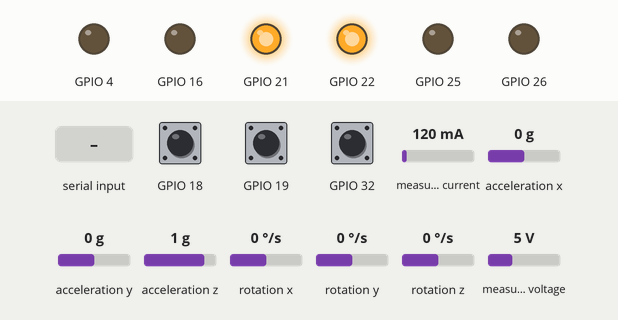
A program run on a simulated ESP32. Shown: output pins drawn as LEDs (lit = HIGH). Wiring (inferred from the names in the program): INA219 current sensor at I2C address 0x40; MPU-6050 motion sensor at I2C address 0x68. The inputs (shaded band) are chosen by the test bench; at power-on: GPIO 18 HIGH, GPIO 19 HIGH, GPIO 32 HIGH, measured current 120 mA, acceleration x 0 g, acceleration y 0 g, acceleration z 1 g, rotation x 0 °/s, rotation y 0 °/s, rotation z 0 °/s, measured voltage 5 V. What the program prints to the serial monitor is not drawn.

Above: at 1.2 s.
1.3 s: "30 150 10\n" received over Serial
At 2.6 s:
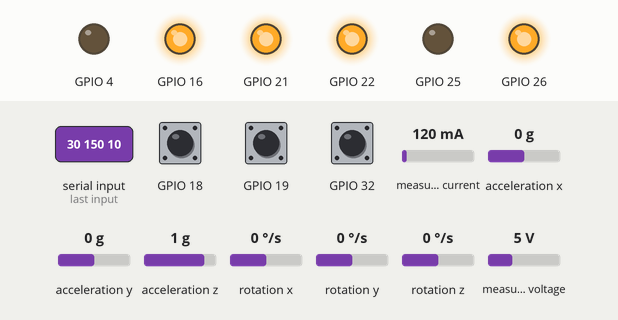
4.3 s: GPIO 18 pulled LOW for 1 s
At 6.4 s:
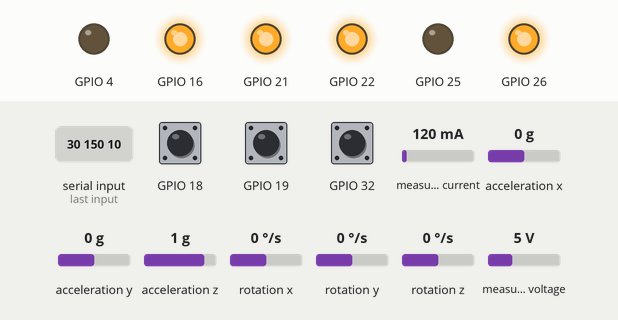
6.9 s: "CONFIG 90\n" received over Serial
At 7.4 s:
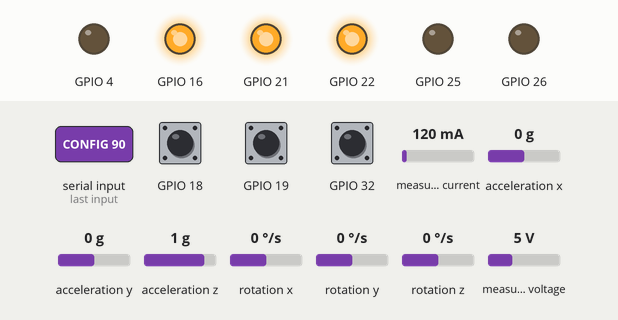
Timing chart, 0 to 9.9 s (numbered marks = the images above; inputs shaded):
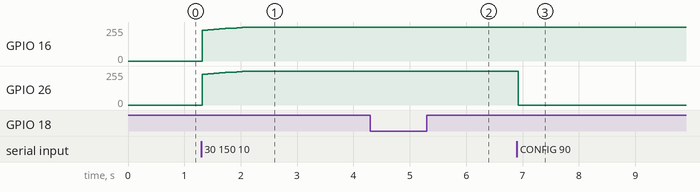

The program:

main.cpp
```cpp
#include "hal/Motor.h"
#include "hal/Encoder.h"
#include "hal/MPU6050.h"
#include "hal/INA226.h"
#include "hal/I2CBusRecovery.h"
#include "control/MotorController.h"
#include "control/PID.h"
#include "comms/ICommandSource.h"
#include "comms/ITelemetryPublisher.h"
#include "comms/SerialCommandSource.h"
#include "comms/SerialTelemetryPublisher.h"
#include "Config.h"

// LEFT MOTOR
#define L_RPWM 25
#define L_LPWM 26
#define ENC_L_A 32
#define ENC_L_B 33

// RIGHT MOTOR
#define R_RPWM 4
#define R_LPWM 16
#define ENC_R_A 18
#define ENC_R_B 19

// I2C bus (shared by MPU6050 and INA226)
#define I2C_SDA 21
#define I2C_SCL 22

Motor leftMotor(L_RPWM, L_LPWM, 0, 1);
Motor rightMotor(R_RPWM, R_LPWM, 2, 3);

Encoder leftEncoder(ENC_L_A, ENC_L_B);
Encoder rightEncoder(ENC_R_A, ENC_R_B);

void IRAM_ATTR isrLeft() {
  leftEncoder.handleA();
}

void IRAM_ATTR isrRight() {
  rightEncoder.handleA();
}

// Gains scaled for ticks/sec-magnitude error (target/current speed are
// in ticks/sec, output must land in [-1, 1] for Motor::setSpeed).
// Pure-P (kp=0.0007) was confirmed stable but settled ~55-60% under the
// commanded speed (steady-state error with no I term). Adding a small
// ki - 5x smaller than the 0.0005 that previously caused oscillation -
// to close that gap. kd stays at 0: D on quantized encoder feedback was
// the main cause of the earlier instability.
PID leftPid(0.0007, 0.0001, 0.0);
PID rightPid(0.0007, 0.0001, 0.0);

MotorController leftController(leftMotor, leftEncoder, leftPid);
MotorController rightController(rightMotor, rightEncoder, rightPid);

MPU6050 imu;
INA226 currentSensor;

SerialCommandSource concreteCommandSource;
SerialTelemetryPublisher concreteTelemetryPublisher;

ICommandSource& commandSource = concreteCommandSource;
ITelemetryPublisher& telemetryPublisher = concreteTelemetryPublisher;

void setup() {
  Serial.begin(115200);

  leftMotor.begin();
  rightMotor.begin();

  leftEncoder.begin(isrLeft);
  rightEncoder.begin(isrRight);

  recoverI2CBus(I2C_SDA, I2C_SCL);
  Wire.begin();

  if (!imu.begin()) {
    Serial.println("IMU init failed");
  }

  if (!currentSensor.begin(SHUNT_RESISTOR_OHMS, MAX_EXPECTED_CURRENT_A)) {
    Serial.println("Current sensor init failed");
  }

  commandSource.begin();
  telemetryPublisher.begin();
}

void loop() {

  commandSource.poll();

  // ==========================
  // CLOSED LOOP VELOCITY CONTROL
  // Command is normalized [-1, 1]; scaled to a target speed in
  // ticks/sec and tracked via PID using encoder feedback. Rate-limited
  // to a fixed interval so dt stays consistent - calling this every raw
  // loop() iteration (dt of a few ms) makes the PID's derivative term
  // amplify encoder noise into large, unstable output swings.
  // ==========================

  const unsigned long CONTROL_INTERVAL_MS = 100;
  static unsigned long lastUpdate = 0;
  unsigned long now = millis();

  if (now - lastUpdate >= CONTROL_INTERVAL_MS) {
    float dt = (now - lastUpdate) / 1000.0f;
    lastUpdate = now;

    float leftCommand = commandSource.getLeftCommand();
    float rightCommand = commandSource.getRightCommand();

    // A zero command means stop, not "target speed 0 ticks/sec" - the
    // latter would let any leftover PID integral keep weakly driving
    // the motor until it naturally unwinds. Reset and cut power instead.
    if (leftCommand == 0.0f) {
      leftController.stop();
    } else {
      leftController.update(leftCommand * MAX_WHEEL_SPEED_TICKS_PER_SEC, dt);
    }

    if (rightCommand == 0.0f) {
      rightController.stop();
    } else {
      rightController.update(rightCommand * MAX_WHEEL_SPEED_TICKS_PER_SEC, dt);
    }
  }

  // ==========================
  // SENSORS
  // ==========================

  imu.update();
  currentSensor.update();

  // ==========================
  // TELEMETRY
  // ==========================

  telemetryPublisher.publish(
    leftEncoder.getTicks(), rightEncoder.getTicks(),
    commandSource.getLeftCommand(), commandSource.getRightCommand(),
    imu, currentSensor);
}
```

ICommandSource.h
```cpp
#pragma once

// Abstraction for where wheel commands come from. main.cpp depends on
// this rather than a concrete transport (Serial, micro-ROS), so the
// transport can be swapped via build configuration without changing
// the control loop.
class ICommandSource {
public:
  virtual ~ICommandSource() = default;

  // Perform one-time setup for the transport.
  virtual void begin() = 0;

  // Process any pending input. Must be called once per loop iteration.
  virtual void poll() = 0;

  virtual float getLeftCommand() const = 0;
  virtual float getRightCommand() const = 0;
};
```

ITelemetryPublisher.h
```cpp
#pragma once
#include "../hal/IImuSensor.h"
#include "../hal/ICurrentSensor.h"

// Abstraction for where telemetry goes. main.cpp depends on this rather
// than a concrete transport (Serial, micro-ROS), so the transport can
// be swapped via build configuration without changing the control loop.
class ITelemetryPublisher {
public:
  virtual ~ITelemetryPublisher() = default;

  // Perform one-time setup for the transport.
  virtual void begin() = 0;

  // Send the latest telemetry snapshot.
  virtual void publish(long leftTicks, long rightTicks,
                        float cmdL, float cmdR,
                        IImuSensor& imu, ICurrentSensor& currentSensor) = 0;
};
```

SerialCommandSource.cpp
```cpp
#include "SerialCommandSource.h"

void SerialCommandSource::begin() {
  Serial.println("READY");
  Serial.println("Format: leftSpeed rightSpeed");
  Serial.println("Example: 100 100");
}

void SerialCommandSource::poll() {
  while (Serial.available()) {

    char c = Serial.read();

    if (c == '\n') {

      input.trim();

      int space = input.indexOf(' ');

      if (space > 0) {
        cmdL = input.substring(0, space).toFloat();
        cmdR = input.substring(space + 1).toFloat();

        cmdL = constrain(cmdL, -1.0, 1.0);
        cmdR = constrain(cmdR, -1.0, 1.0);

        Serial.print("CMD L=");
        Serial.print(cmdL);
        Serial.print(" R=");
        Serial.println(cmdR);
      }

      input = "";
    }
    else {
      input += c;
    }
  }
}

float SerialCommandSource::getLeftCommand() const { return cmdL; }
float SerialCommandSource::getRightCommand() const { return cmdR; }
```

SerialCommandSource.h
```cpp
#pragma once
#include <Arduino.h>
#include "ICommandSource.h"

// Parses "leftSpeed rightSpeed" lines from Serial, e.g. "100 100".
class SerialCommandSource : public ICommandSource {
public:
  void begin() override;
  void poll() override;

  float getLeftCommand() const override;
  float getRightCommand() const override;

private:
  String input = "";
  float cmdL = 0.0f;
  float cmdR = 0.0f;
};
```

SerialTelemetryPublisher.cpp
```cpp
#include "SerialTelemetryPublisher.h"

SerialTelemetryPublisher::SerialTelemetryPublisher(unsigned long intervalMs)
  : intervalMs(intervalMs) {}

void SerialTelemetryPublisher::begin() {}

void SerialTelemetryPublisher::publish(long leftTicks, long rightTicks,
                                        float cmdL, float cmdR,
                                        IImuSensor& imu, ICurrentSensor& currentSensor) {
  if (millis() - lastPublish < intervalMs) return;
  lastPublish = millis();

  Serial.print("L ticks: ");
  Serial.print(leftTicks);

  Serial.print(" | R ticks: ");
  Serial.print(rightTicks);

  Serial.print(" | CmdL: ");
  Serial.print(cmdL);

  Serial.print(" | CmdR: ");
  Serial.print(cmdR);

  Serial.print(" | Accel: ");
  Serial.print(imu.getAccelX());
  Serial.print(",");
  Serial.print(imu.getAccelY());
  Serial.print(",");
  Serial.print(imu.getAccelZ());

  Serial.print(" | Gyro: ");
  Serial.print(imu.getGyroX());
  Serial.print(",");
  Serial.print(imu.getGyroY());
  Serial.print(",");
  Serial.print(imu.getGyroZ());

  Serial.print(" | Bus V: ");
  Serial.print(currentSensor.getBusVoltage());

  Serial.print(" | Current: ");
  Serial.println(currentSensor.getCurrent());
}
```

SerialTelemetryPublisher.h
```cpp
#pragma once
#include <Arduino.h>
#include "ITelemetryPublisher.h"

// Prints a debug line over Serial, throttled to one line per interval.
class SerialTelemetryPublisher : public ITelemetryPublisher {
public:
  explicit SerialTelemetryPublisher(unsigned long intervalMs = 500);

  void begin() override;
  void publish(long leftTicks, long rightTicks,
                float cmdL, float cmdR,
                IImuSensor& imu, ICurrentSensor& currentSensor) override;

private:
  unsigned long intervalMs;
  unsigned long lastPublish = 0;
};
```

IController.h
```cpp
#pragma once

// Abstraction for a single-loop feedback controller. MotorController
// depends on this rather than a concrete algorithm (e.g. PID), so the
// control law can be swapped without changes to the consumer.
class IController {
public:
  virtual ~IController() = default;

  // Compute the control output for one step given target/current
  // values and the elapsed time since the previous call.
  virtual float compute(float target, float current, float dt) = 0;

  // Clear any accumulated state (e.g. integral term), so a stopped
  // controller doesn't keep outputting leftover correction from a
  // previous nonzero target.
  virtual void reset() = 0;
};
```

MotorController.cpp
```cpp
#include "MotorController.h"

MotorController::MotorController(IMotor& m, IEncoder& e, IController& c)
  : motor(m), encoder(e), controller(c) {}

float MotorController::getSpeed(float dt) {
  long ticks = encoder.getTicks();
  long delta = ticks - prevTicks;
  prevTicks = ticks;

  // Speed estimate from encoder ticks over elapsed time
  return delta / dt;
}

void MotorController::update(float targetSpeed, float dt) {
  float currentSpeed = getSpeed(dt);
  float output = controller.compute(targetSpeed, currentSpeed, dt);

  // Use PID output to drive the motor toward the requested speed
  motor.setSpeed(output);
}

void MotorController::setOpenLoop(float speed) {
  // Bypass PID and drive the motor directly
  motor.setSpeed(speed);
}

void MotorController::stop() {
  controller.reset();
  motor.setSpeed(0.0f);
}
```

MotorController.h
```cpp
#ifndef MOTOR_CONTROLLER_H
#define MOTOR_CONTROLLER_H

#include "../hal/IMotor.h"
#include "../hal/IEncoder.h"
#include "IController.h"

// MotorController performs closed-loop speed control for a given motor and
// encoder pair. It can also be used in open-loop mode when direct PWM control
// is desired. It depends only on abstractions (IMotor/IEncoder/IController)
// so the actuator, feedback sensor and control algorithm can each be swapped
// independently.
class MotorController {
  IMotor& motor;
  IEncoder& encoder;
  IController& controller;

  long prevTicks = 0;

public:
  MotorController(IMotor& m, IEncoder& e, IController& c);

  // Calculate wheel speed from encoder ticks and elapsed time.
  float getSpeed(float dt);

  // Update motor power using PID controller to reach target speed.
  void update(float targetSpeed, float dt);

  // Set raw motor power without feedback control.
  void setOpenLoop(float speed);

  // Clear controller state (e.g. PID integral) and stop the motor
  // immediately, instead of letting leftover correction unwind.
  void stop();
};

#endif
```

PID.cpp
```cpp
#include "PID.h"

PID::PID(float p, float i, float d)
  : kp(p), ki(i), kd(d) {}

float PID::compute(float target, float current, float dt) {
  float error = target - current;
  float derivative = (error - prevError) / dt;
  prevError = error;

  float output = kp * error + ki * integral + kd * derivative;

  // Clamp to the motor's valid range and stop integrating once saturated,
  // so the integral term can't wind up while the output is already maxed.
  if (output > 1.0f) {
    output = 1.0f;
  } else if (output < -1.0f) {
    output = -1.0f;
  } else {
    integral += error * dt;
  }

  return output;
}

void PID::reset() {
  integral = 0;
  prevError = 0;
}
```

PID.h
```cpp
#ifndef PID_H
#define PID_H

#include "IController.h"

class PID : public IController {
  float kp, ki, kd;
  float prevError = 0;
  float integral = 0;

public:
  PID(float p, float i, float d);
  float compute(float target, float current, float dt) override;
  void reset() override;
};

#endif
```

Config.h
```cpp
#pragma once

// Hardware values that must be adjusted for your specific robot before
// flashing. Nothing in this file should require changes to any other
// source file.
//
// WiFi/agent credentials are NOT here - they are entered at runtime
// over Serial and stored in flash (see RuntimeConfig.h), so they never
// end up in source code or git history.

// --- INA226 current sensor ---
// Match the shunt resistor actually fitted on your current sensor board.
#define SHUNT_RESISTOR_OHMS 0.1f
#define MAX_EXPECTED_CURRENT_A 3.0f

// --- Closed-loop velocity control ---
// Measured open-loop speed at full command was ~1050-1300 ticks/sec
// (see python_testcases/rotate_test.py results). A command of 1.0 maps
// to this many ticks/sec as the PID target speed.
#define MAX_WHEEL_SPEED_TICKS_PER_SEC 1300.0f
```

RuntimeConfig.cpp
```cpp
#include "RuntimeConfig.h"

namespace {
  constexpr const char* NVS_NAMESPACE = "netcfg";
}

bool RuntimeConfig::load() {
  Preferences prefs;
  prefs.begin(NVS_NAMESPACE, true);

  ssid = prefs.getString("ssid", "");
  password = prefs.getString("pass", "");
  agentIp = prefs.getString("ip", "");
  agentPort = prefs.getUShort("port", 0);

  prefs.end();

  return ssid.length() > 0 && agentIp.length() > 0 && agentPort != 0;
}

void RuntimeConfig::save() {
  Preferences prefs;
  prefs.begin(NVS_NAMESPACE, false);

  prefs.putString("ssid", ssid);
  prefs.putString("pass", password);
  prefs.putString("ip", agentIp);
  prefs.putUShort("port", agentPort);

  prefs.end();
}

bool RuntimeConfig::parseAndSave(const String& line) {
  int firstSpace = line.indexOf(' ');
  if (firstSpace < 0) return false;

  int secondSpace = line.indexOf(' ', firstSpace + 1);
  if (secondSpace < 0) return false;

  int thirdSpace = line.indexOf(' ', secondSpace + 1);
  if (thirdSpace < 0) return false;

  String newSsid = line.substring(0, firstSpace);
  String newPassword = line.substring(firstSpace + 1, secondSpace);
  String newAgentIp = line.substring(secondSpace + 1, thirdSpace);
  uint16_t newAgentPort = (uint16_t)line.substring(thirdSpace + 1).toInt();

  if (newSsid.length() == 0 || newAgentIp.length() == 0 || newAgentPort == 0) return false;

  ssid = newSsid;
  password = newPassword;
  agentIp = newAgentIp;
  agentPort = newAgentPort;

  save();
  return true;
}

void RuntimeConfig::promptAndWaitForSerialConfig() {
  Serial.println("No saved WiFi/agent config found.");
  Serial.println("Enter: CONFIG <ssid> <password> <agentIp> <agentPort>");

  while (true) {
    while (Serial.available()) {
      char c = Serial.read();

      if (c == '\n') {
        inputLine.trim();

        if (inputLine.startsWith("CONFIG ")) {
          if (parseAndSave(inputLine.substring(7))) {
            Serial.println("Saved. Restarting...");
            delay(200);
            ESP.restart();
          } else {
            Serial.println("Invalid format. Enter: CONFIG <ssid> <password> <agentIp> <agentPort>");
          }
        }

        inputLine = "";
      } else {
        inputLine += c;
      }
    }
  }
}

void RuntimeConfig::poll() {
  while (Serial.available()) {
    char c = Serial.read();

    if (c == '\n') {
      inputLine.trim();

      if (inputLine.startsWith("CONFIG ")) {
        if (parseAndSave(inputLine.substring(7))) {
          Serial.println("Saved. Restarting...");
          delay(200);
          ESP.restart();
        } else {
          Serial.println("Invalid format. Enter: CONFIG <ssid> <password> <agentIp> <agentPort>");
        }
      }

      inputLine = "";
    } else {
      inputLine += c;
    }
  }
}

const char* RuntimeConfig::getSsid() const { return ssid.c_str(); }
const char* RuntimeConfig::getPassword() const { return password.c_str(); }
const char* RuntimeConfig::getAgentIp() const { return agentIp.c_str(); }
uint16_t RuntimeConfig::getAgentPort() const { return agentPort; }
```

RuntimeConfig.h
```cpp
#pragma once
#include <Arduino.h>
#include <Preferences.h>

// Persists WiFi/agent credentials in NVS flash instead of source code,
// so secrets never end up in git history. Provisioned once over Serial
// with "CONFIG <ssid> <password> <agentIp> <agentPort>"; the device
// restarts to apply and reads the saved values on every later boot.
class RuntimeConfig {
public:
  // Load previously saved values. Returns false if none are saved yet.
  bool load();

  // Block on Serial until a valid CONFIG line is received, then save
  // and restart the device. Does not return.
  void promptAndWaitForSerialConfig();

  // Call once per loop iteration to allow re-provisioning at any time
  // by sending "CONFIG <ssid> <password> <agentIp> <agentPort>".
  void poll();

  const char* getSsid() const;
  const char* getPassword() const;
  const char* getAgentIp() const;
  uint16_t getAgentPort() const;

private:
  String ssid;
  String password;
  String agentIp;
  uint16_t agentPort = 0;
  String inputLine;

  void save();
  bool parseAndSave(const String& line);
};
```

Encoder.cpp
```cpp
#include "Encoder.h"

Encoder::Encoder(int a, int b) : pinA(a), pinB(b) {}

void Encoder::begin(void (*isr)()) {
  pinMode(pinA, INPUT_PULLUP);
  pinMode(pinB, INPUT_PULLUP);
  attachInterrupt(digitalPinToInterrupt(pinA), isr, CHANGE);
}

void Encoder::handleA() {
  // Quadrature decoding using the relationship between pin A and pin B.
  // If both inputs match, the encoder is moving in one direction; otherwise,
  // it is moving in the opposite direction.
  if (digitalRead(pinA) == digitalRead(pinB))
    ticks++;
  else
    ticks--;
}

long Encoder::getTicks() {
  // Safely read the tick count without interruption while copying.
  noInterrupts();
  long t = ticks;
  interrupts();
  return t;
}
```

Encoder.h
```cpp
#ifndef ENCODER_H
#define ENCODER_H

#include <Arduino.h>
#include "IEncoder.h"

// Encoder reads a quadrature encoder and counts tick increments.
class Encoder : public IEncoder {
  int pinA, pinB;
  volatile long ticks = 0;

public:
  Encoder(int a, int b);

  // Configure encoder pins and attach an interrupt handler.
  void begin(void (*isr)());

  // Handle a change on channel A and update the tick count.
  void handleA();

  // Read the current tick count safely from the main loop.
  long getTicks() override;
};

#endif
```

I2CBusRecovery.h
```cpp
#pragma once

// Recovers a wedged I2C bus (e.g. a slave left holding SDA low after a
// transaction was interrupted mid-flight) by manually toggling SCL to
// force the slave to release the line, then issuing a STOP condition.
// Must be called before Wire.begin(), using the same pins.
void recoverI2CBus(int sdaPin, int sclPin);
```

Source omitted: I2CBusRecovery.cpp (827 bytes), ICurrentSensor.h (546 bytes), IEncoder.h (366 bytes), IImuSensor.h (694 bytes), IMotor.h (372 bytes), INA226.cpp (1811 bytes), INA226.h (999 bytes), MPU6050.cpp (3293 bytes), MPU6050.h (1004 bytes), Motor.cpp (627 bytes), Motor.h (352 bytes)

Measured:
- after the input at 1.3 s, GPIO 16, GPIO 26: moves from 0/255 to 255/255 over 0.71 s, starting at once
- after the input at 4.3 s, GPIO 16: 255/255 → 252/255 after 1.1 s, → 255/255 0.10 s later
- after the input at 6.9 s, GPIO 26: 255/255 → 0/255 at once
